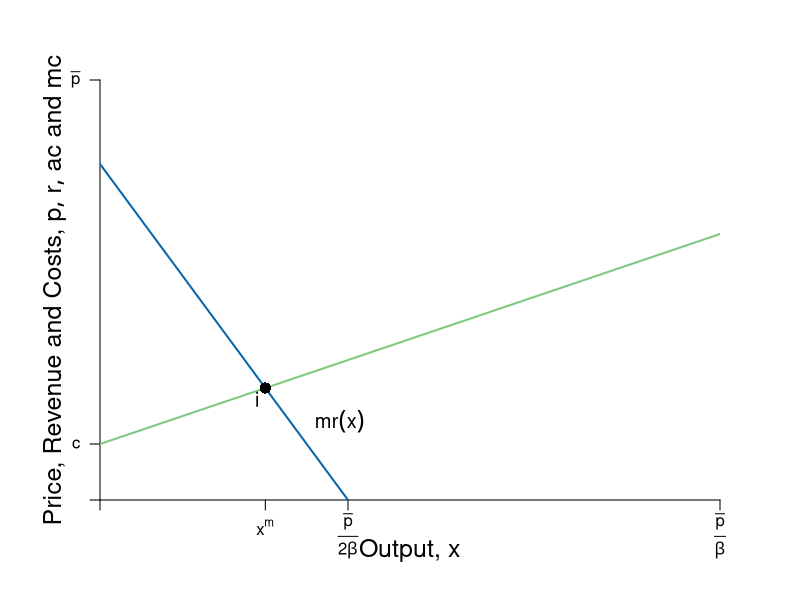

Source code (R):
#Graph Designer: Simon Halliday + Scott Cohn
#Authors: Bowles and Halliday
#Title: Coordination, Conflict and Competition: A Text in Microeconomics

require(shape)
pdf(file = "firmmarketsupply/isoprofit_MR_MC.pdf", width = 9, height = 7)

#Set parameters for graphics
axislabelsize <- 1.5
labelsize <- 1.2
graphlinewidth <- 2
segmentlinewidth <- 1.8

COL <- c("#7fc97f", "#beaed4", "#fdc086", "#ffff99", "#386cb0", "#f0027f", "#bf5b17", "#666666")
COLA <- c("#e0f3db", "#99d8c9","#66c2a4","#41ae76", "#238b45", "#005824")
COLB <- c("#c6dbef", "#4eb3d3", "#2b8cbe", "#0868ac","#084081")

#Edited the margins to cater for the larger LHS labels
par(mar =  c(5, 5, 4, 4))

AvgRevenue <- function(x, rmax = 12, xmax = 12){
  rmax - (rmax/xmax)*x
}

MRevenue <- function(x, rmax = 12, xmax = 12){
  rmax - 2*(rmax/xmax)*x
}

AvgCost <- function(x, c0 = 2, c1 = 4){
  c0/x + c1
}

# From CORE
IsoProf <- function(x, k = 0, c0 = 2, c1 = 4){
  AvgCost(x) + k/x
}

xlims <- c(0, 15)
ylims <- c(0, 15)

npts <- 501 
x <- seq(xlims[1], xlims[2], length.out = npts)
y <- seq(ylims[1], ylims[2], length.out = npts) 
a <- c(13, 16.75, 19.25)

plot(0, 0, xlim = xlims, ylim = ylims, type = "n",
     xlab = expression(paste("")),
     ylab = expression(paste("")), 
     xaxt = "n", 
     yaxt = "n", 
     cex.lab = axislabelsize, 
     bty = "n",
     xaxs="i", 
     yaxs="i")

# ticksy <- seq(from = ylims[1], to = ylims[2], by = 1)
# ylabels <- seq(from = ylims[1], to = ylims[2], by = 1)
# ticksx <- seq(from = xlims[1], to = xlims[2], by = 1)
# xlabels <- seq(from = xlims[1], to = xlims[2], by = 1)
ticksy <- c(0, 2, ylims[2])
ylabels <- c(NA, expression(paste(c)), expression(paste(bar(p))))
ticksx <- c(0, 4, 6, xlims[2])
xlabels <- c(NA, expression(paste(x^{m})), expression(paste(frac(bar(p),2*beta))), expression(paste(frac(bar(p),beta))))

axis(1, at = ticksx, pos = 0, labels = FALSE)
text(x = c(0, 4, 6, xlims[2]), par("usr")[3] - 0.4, labels = xlabels, srt = 0, pos = 1, xpd = TRUE)
axis(2, at = ticksy, pos = 0, labels = ylabels, las = 1)

npts <- 500 
xx1 <- seq(xlims[1], xlims[2], length.out = npts)
xx3 <- seq(2, 6, length.out = npts)

#lines(xx1, AvgRevenue(xx1, rmax = 12, xmax = 12), col = COLB[5], lwd = graphlinewidth)
lines(xx1, MRevenue(xx1, rmax = 12, xmax = 12), col = COLB[4], lwd = graphlinewidth)
#lines(xx1, IsoProf(xx1, k = 14), col = COLA[4], lwd = graphlinewidth)


#Label the axes
text(0.5*(xlims[2]), -1.8, expression(paste("Output, ", x)), xpd = TRUE, cex = axislabelsize) 
#mtext(expression(paste("Quantity of output, ", x)), side=1, line = 2.5, cex = axislabelsize)
text(-1.1, 0.5*ylims[2], expression(paste("Price, Revenue and Costs, ", list(p, r, ac), " and ", mc)), xpd = TRUE, cex = axislabelsize, srt = 90) 

#Label curves
#text(10.5, 6.5, expression(paste(Iso-Profit)), cex = labelsize)
#text(10.5, 4.5, expression(paste(mc(x))), cex = labelsize)
#text(10.5, 2.8, expression(paste(p(x))), cex = labelsize)
text(5.8, 2.8, expression(paste(mr(x))), cex = labelsize)


#Draw segments for total costs
#segments(0, AvgRevenue(x = 4), 4, AvgRevenue(x = 4), lty = 2, col = "gray" , lwd = segmentlinewidth)
#segments(4, 0, 4, AvgRevenue(x = 4), lty = 2, col = "gray" , lwd = segmentlinewidth)
segments(0, 2, xlims[2], (2 + 0.5*ylims[2]), lty = 1, col = COL[1] , lwd = graphlinewidth)

#Label Points for comparison
points(4, MRevenue(x = 4), pch = 16, col = "black", cex = 1.5)
text(3.8, MRevenue(x = 4) - 0.4, expression(i), cex = labelsize)


#points(4, AvgRevenue(x = 4), pch = 16, col = "black", cex = 1.5)
#text(4.2, AvgRevenue(x = 4) + 0.4, expression(h), cex = labelsize)

dev.off()
